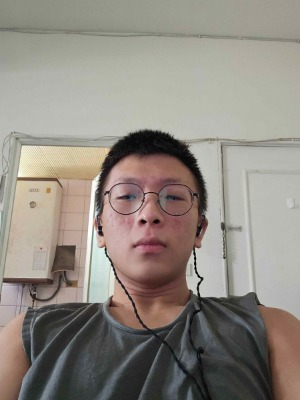
#> input picture D1149576_HW3/self.jpg, 300 x 400 px, found by its file name
$ python mult.py
#> lines starting #> are read from the running program, lines starting #| are printed output that depends on the picture; after the words box and inside, x2 and y2 are one past the last pixel; in counts of white or black regions, pixels touching at a corner belong together
import cv2 as cv;
import numpy as np;

def con(img,m,n,kernel,bias,padding):
    if(padding==1): #補白邊
        pad = np.zeros((m+(len(kernel[0])-1)*2,n+(len(kernel)-1)),np.uint8);        #創建一個空圖片(黑)

        for j in range(n+(len(kernel)-1)):                                          #填滿白色
            for i in range(m+(len(kernel[0])-1)*2):
                pad[i][j] = 255;

        for j in range(n+(len(kernel)-1)):                                          #將原本的圖片放到中間
            for i in range(m+(len(kernel[0])-1)):
                if((i<len(kernel[0])-1+m and i>=len(kernel[0])-1) and (j<len(kernel)-1+n and j>=len(kernel)-1)):
                    pad[i][j] = img[i-(len(kernel[0])-1)][j-(len(kernel)-1)];
    elif(padding==0):   #補黑邊
        pad = np.zeros((m+(len(kernel[0])-1)*2,n+(len(kernel)-1)),np.uint8);

        for j in range(n+(len(kernel)-1)):                                          #將原本的圖片放到中間
            for i in range(m+(len(kernel[0])-1)):
                if((i<len(kernel[0])-1+m and i>=len(kernel[0])-1) and (j<len(kernel)-1+n and j>=len(kernel)-1)):
                    pad[i][j] = img[i-(len(kernel[0])-1)][j-(len(kernel)-1)];
    else:
        pad = img;  #不補邊

    (x,y) = pad.shape;
    if(padding==1 or padding==0):   #如果有補邊則使用原圖片的長寬作為計算次數
        leng=m;
        wid=n;
    else:                           #若無則計算輸出圖片的大小作為計算次數
        leng=m-len(kernel[0])+1;
        wid=n-len(kernel)+1;

    Out = np.zeros((leng,wid),np.uint8);                                #創建輸出用的圖片
    for w_num in range(wid):                                            #寬的運行次數
        for l_num in range(leng):                                       #長的運行次數
            temp=0;                                                     #記錄點的數值
            for w in range(len(kernel)):                                #kernel的寬
                for l in range(len(kernel[w])):                         #kernel的長
                    temp += int(pad[l+l_num][w+w_num])*kernel[l][w];    #計算
            temp += bias;                                               #最後加上偏差值
            Out[l_num][w_num] = max(0, min(255, temp));                 #將範圍限制到0~255
    return Out;

def pool(img,size,stride,type):
    (x,y) = img.shape;                          #原圖片的長寬
    length = (x-size)//stride+1;                #計算縮小後的圖片長度
    width = (y-size)//stride+1;                 #計算縮小後的圖片寬度
    Out = np.zeros((length, width),np.uint8);   #建立輸出的圖片

    if(type==0):    #average pool
        for w_num in range(width):                                  #寬數量
            for l_num in range(length):                             #長數量
                temp=0;total=0;                                     #temp平均後給Out的值，total為加總
                for w in range(w_num*stride,w_num*stride+size):     #size要得寬度
                    for l in range(l_num*stride,l_num*stride+size): #size要的長度
                        if(w<y and l<x):                            #避免超出範圍
                            total += int(img[l][w]);                #加總
                temp = total//(size*size);                          #平均
                Out[l_num][w_num] = max(0, min(255, temp));         #將範圍限制到0~255
    else:   #max pool
        for w_num in range(width):
            for l_num in range(length):
                Fmax=0;
                for w in range(w_num*stride,w_num*stride+size):
                    for l in range(l_num*stride,l_num*stride+size):
                        if(Fmax<img[l][w] and w<y and l<x):
                            Fmax = img[l][w];
                Out[l_num][w_num] = max(0, min(255, Fmax));
    return Out;

def convolution(img,kernel):
    (m,n)=img.shape;
    pad = np.zeros((m+2, n+2), dtype=np.uint8);        #創建一個空圖片(黑)

    for j in range(n):                                          #將原本的圖片放到中間
        for i in range(m):
            pad[i+1][j+1] = img[i][j];

    Out = np.zeros((m, n), dtype=np.float64)
    for i in range(m):
        for j in range(n):
            temp=0;
            for w in range(len(kernel)):
                for l in range(len(kernel[w])):
                    temp += int(pad[i+l][j+w])*kernel[l][w];
            Out[i][j] = max(0, min(255, temp));
    return Out;

def sobel(img):
    vertical = [[-1,0,1],[-2,0,2],[-1,0,1]];
    horizontal = [[-1,-2,-1],[0,0,0],[1,2,1]];

    Gx = convolution(img,horizontal);
    Gy = convolution(img,vertical);
    M = np.sqrt(Gx**2+Gy**2);
    return M;

def nonMaximum(img):
    Out = np.zeros_like(img);
    (x,y)=img.shape;
    for i in range(1,x-1):
        for j in range(1,y-1):
            now = img[i][j];
            #0
            leftN = img[i-1][j];
            rightN = img[i+1][j];
            if(now<=leftN and now<=rightN):
                Out[i][j] = 0;
                continue;
            #45
            leftN = img[i-1][j-1];
            rightN = img[i+1][j+1];
            if(now<=leftN and now<=rightN):
                Out[i][j] = 0;
                continue;
            #90
            leftN = img[i][j-1];
            rightN = img[i][j+1];
            if(now<=leftN and now<=rightN):
                Out[i][j] = 0;
                continue;
            #135
            leftN = img[i-1][j+1];
            rightN = img[i+1][j-1];
            if(now<=leftN and now<=rightN):
                Out[i][j] = 0;
                continue;
            #finally
            Out[i][j]=now;
    return Out;

def thresholding(img):
    high = 250;
    low = 200;
    Out = np.zeros_like(img);
    (x,y)=img.shape;
    for i in range(x):
        for j in range(y):
            now = img[i][j];
            if(now>high): Out[i][j]=255;
            elif(now<low): Out[i][j]=0;
            else:
                for m in range(i-1,i+1):
                    for n in range(j-1,j+1):
                        if(m!=i and n!=i):
                            if(img[m][n]>high):
                                Out[i][j]=255;
                if(Out[i][j]!=255):
                    Out[i][j]=255;
    return Out;


def vote(img):
    max=0;
    (x,y)=img.shape;
    maxSize = int(np.sqrt(x**2+y**2));
    acc = np.zeros((maxSize*2,180),dtype=int);
    for i in range(x):
        for j in range(y):
            if(img[i][j]==255):
                for d in range(180):
                    r = d*3.14/180;
                    s = int(j*np.cos(r)+i*np.sin(r));
                    #print(s+maxSize,r);
                    acc[s+maxSize,d]+=1;
                    if(acc[s+maxSize,d]>max): max = acc[s+maxSize,d];
    return acc, max;

def findLine(img, acc, max):
    (x,y) = img.shape;
    maxSize = int(np.sqrt(x**2+y**2));
    threshold = max * 0.3;
    line=[];
    for i in range(maxSize*2):
        for j in range(180):
            #print(acc[i][j]);
            if(acc[i][j]>threshold):
                line.append([i-maxSize,j]);
    #print("Lines found:", line);
    print(threshold);
    return line;


def drawLine(img, line):
    Out = np.copy(img);
    height, width, c = img.shape
    for rho, theta in line:
        #print("Drawing line with rho={",rho,"}, theta={",theta,"}")  # 添加打印语句
        r = theta*3.14/180;
        a = np.cos(r)
        b = np.sin(r)
        x0 = a * rho
        y0 = b * rho
        x1 = int(x0 + 10000 * (-b))
        y1 = int(y0 + 10000 * (a))
        x2 = int(x0 - 10000 * (-b))
        y2 = int(y0 - 10000 * (a))
        cv.line(Out, (x1, y1), (x2, y2), (0,0,255), 1)
    return Out;

def signName(img,name,m,n):
    (x1,y1)=name.shape;                     #簽名檔的長寬
    if(m>n): adjust = max(1,x1//(m//10));   #長邊較大則縮成原圖長邊的1/10
    else: adjust = max(1,y1//(n//10));      #寬邊較大則縮成原圖寬邊的1/10
    tempName = sobel(name);
    tempName = nonMaximum(tempName);
    tempName = thresholding(tempName);
    ad_name = pool(tempName,adjust,adjust,1);   #利用pool縮小
    (x2,y2)=ad_name.shape;                  #縮小後的長寬

    #print(ad_name);
    if (m - x2 >= 0) and (n - y2 >= 0):     #確保範圍正確
        for j in range(y2):
            for i in range(x2):
                if(ad_name[i][j]>30):
                    img[m-x2+i-10][n-y2+j-10][0]=0;
                    img[m-x2+i-10][n-y2+j-10][1]=255;
                    img[m-x2+i-10][n-y2+j-10][2]=0;
    return img;

gaussian = [[1/16,2/16,1/16],[2/16,4/16,2/16],[1/16,2/16,1/16]]; #gaussian filter

ori = cv.imread("DigitalImage/D1149576_HW3/self.jpg",0);
#> ori: shape (400, 300); min 0, max 255, mean 138.9
rgb = cv.imread("DigitalImage/D1149576_HW3/self.jpg");
#> rgb is the input picture: shape (400, 300, 3); mean B, G, R 129.6, 137.8, 144.4
name = cv.imread("DigitalImage/D1149576_HW3/name.jpg",0);
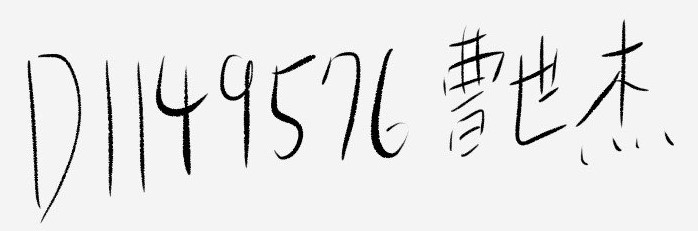
#> input picture D1149576_HW3/name.jpg, 698 x 231 px, found by its file name
#> name is the input picture: shape (231, 698); min 0, max 255, mean 231.5
(x,y)=ori.shape;
#> x = 400; y = 300
temp = con(ori,x,y,gaussian,0,0);
temp = sobel(temp);
#> after the loop in convolution, `for j in range(n):`:
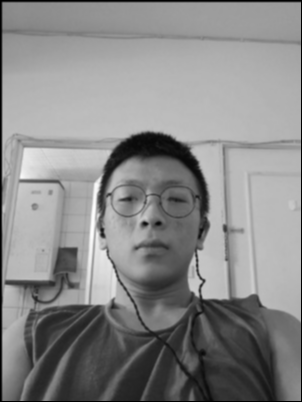
#> pad: shape (402, 302); min 0, max 254, mean 136.2
temp = nonMaximum(temp);
temp = thresholding(temp);
#> after the loop in thresholding, `for i in range(x):`:
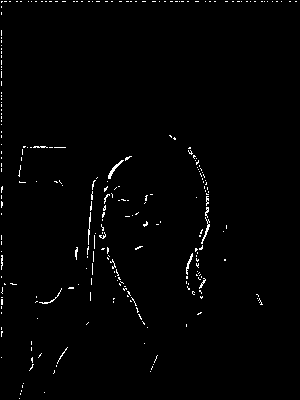
#> Out: shape (400, 300) float64; 1.2% white in thin lines or dots
cv.imwrite("DigitalImage/D1149576_HW3/thresholding3.jpg",temp);
acc,m = vote(temp);
#> after the loop in vote, `for i in range(x):`:
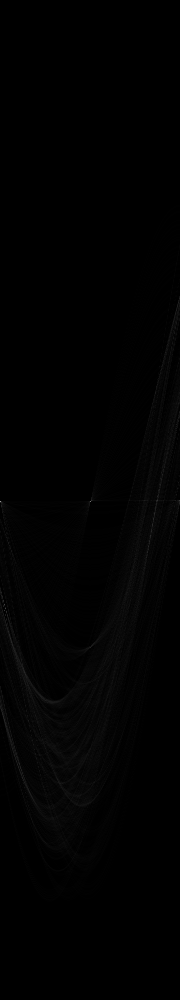
#> acc: shape (1000, 180) int64; min 0, max 153, mean 1.5
#> m = 153
line = findLine(temp,acc,m);
#> in findLine, `threshold = max * 0.3;`: threshold = 45.9
#| 45.9
#> line = [[0, 91], [0, 157], [0, 179], [1, 0], [1, 90], [104, 4], [108, 5], [110, 4], [111, 6]]
temp = drawLine(rgb,line);
#> the loop in drawLine, `for rho, theta in line: #print("Drawing line with rho={",rho,"}, theta..` made 9 passes
#> (rho, theta, r, a, b, x0, y0, x1) on passes 1 to 9: (0, 91, 1.59, -0.0166, 1, 0, 0, -9998), (0, 157, 2.74, -0.92, 0.392, 0, 0, -3920), (0, 179, 3.12, -1, 0.019, 0, 0, -190), (1, 0, 0, 1, 0, 1, 0, 1), (1, 90, 1.57, 0.000796, 1, 0.000796, 1, -9999), (104, 4, 0.0698, 0.998, 0.0697, 103.7, 7.25, -593), (108, 5, 0.0872, 0.996, 0.0871, 107.6, 9.41, -763), (110, 4, 0.0698, 0.998, 0.0697, 109.7, 7.67, -587), (111, 6, 0.105, 0.995, 0.104, 110.4, 11.6, -934)
#> after the loop in drawLine, `for rho, theta in line:`:
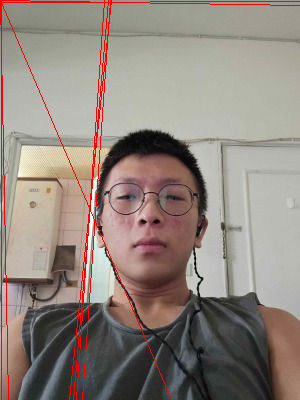
#> Out: shape (400, 300, 3); 2.6% of pixels changed, all inside (x1, y1, x2, y2) = (0, 0, 300, 400)
temp = signName(temp,name,x,y);
#> after the loop in convolution (call 3), `for j in range(n):`:
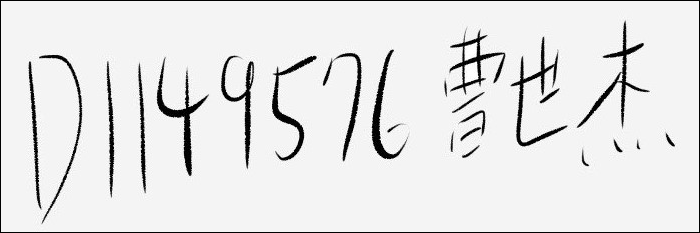
#> pad: shape (233, 700); min 0, max 255, mean 228.8
#> after the loop in thresholding (call 2), `for i in range(x):`: Out: shape (231, 698) float64; 2.4% white in thin lines or dots, all inside (x1, y1, x2, y2) = (28, 19, 675, 224)
#> after the loop in pool, `for w_num in range(width):`:
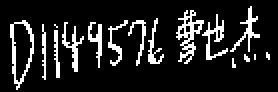
#> Out: shape (46, 139) (shown 2 times larger); 13.3% white in thin lines or dots, all inside (x1, y1, x2, y2) = (5, 3, 135, 45)
cv.imwrite("DigitalImage/D1149576_HW3/finish3.jpg",temp);
